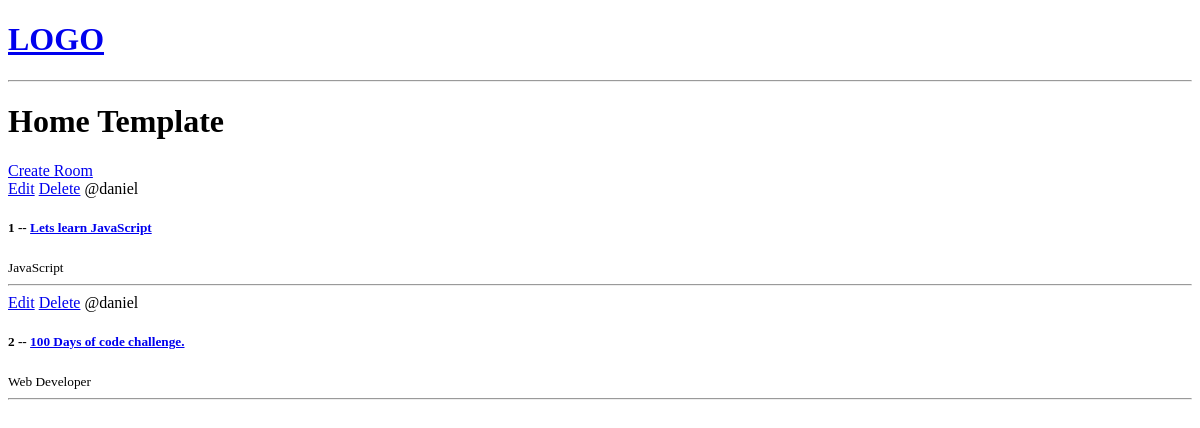
Before: / with the older database file.
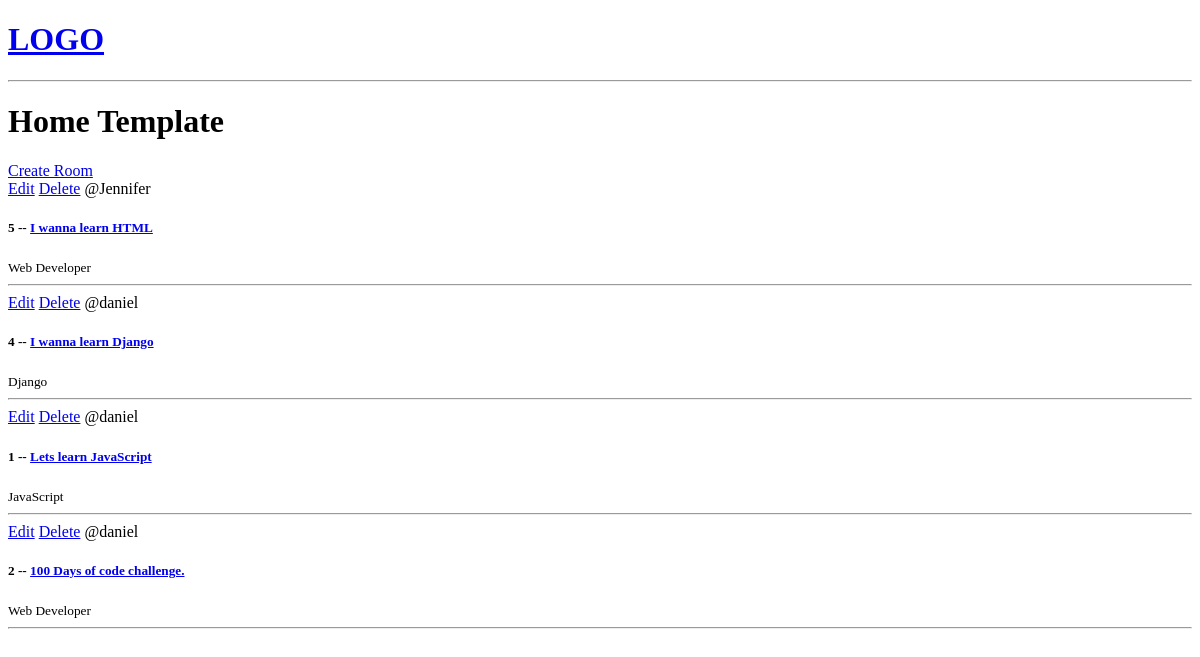
After: the same page with the newer database file.
### base/models.py (models this page shows, shortened)
class Room(models.Model):
    host = models.ForeignKey(User, on_delete=models.SET_NULL, null=True)
    topic = models.ForeignKey(Topic, on_delete=models.SET_NULL, null=True)
    name = models.CharField(max_length=200)
    description = models.TextField(null=True, blank=True)
    updated = models.DateTimeField(auto_now=True)
    created = models.DateTimeField(auto_now_add=True)
    class Meta:
        ordering=['-updated','-created']

class Topic(models.Model):
    name = models.CharField(max_length=200)

### base/views.py (the view)
# urls.py: path('', views.home, name='home'),
def home(request):
    rooms = Room.objects.all()
    context = {'rooms': rooms}
    return render(request, 'base/home.html', context)

### base/templates/base/home.html (shortened to what this page needs)
{% extends 'main.html' %}
{% block content %}
<h1> Home Template</h1>
<div>
    <a href="{% url 'create-room' %}">Create Room</a>
    <div>
        {% for room in rooms %}
            <div>
                <a href="{% url 'update-room' room.id %}"> Edit</a>
                <a href="{% url 'delete-room' room.id %}"> Delete</a>
                <span>@{{room.host.username}}</span>
                <h5>{{room.id}} -- <a href="{% url 'room' room.id %}"> {{room.name}}</a></h5>
                <small>{{room.topic.name}}</small>
                <hr>
            </div>
        {% endfor %}
{% endblock content %}

Changed rows visible on the page:
added Room: host.username "Jennifer", id "5", name "I wanna learn HTML", topic.name "Web Developer"
added Room: host.username "daniel", id "4", name "I wanna learn Django", topic.name "Django"
